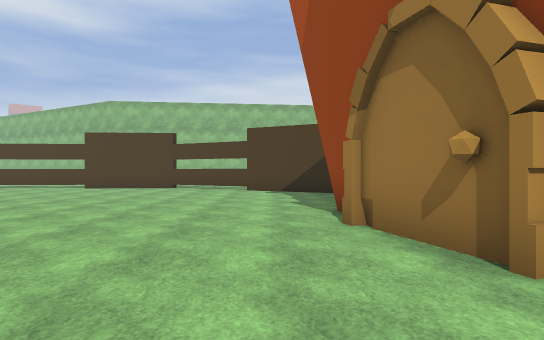
view 1 (above)

19 first-person views from a walk through a level from a Godot 3-D game. The camera is 1.4 m above the floor, looks level and sees 75° across. The floor is counted in squares, 2 m on a side. Each view is taken from the middle of a square. On the plan, view 1 faces up. The plan holds only what a view shows up to about 11 squares ahead; the rest is blank. The place goes on beyond the plan. Flat picture figures and markers are not drawn. Characters and animated objects are not drawn. Some surface patterns are stand-ins.

view 2
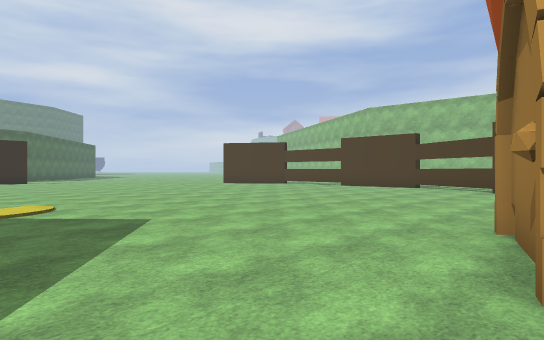

view 3
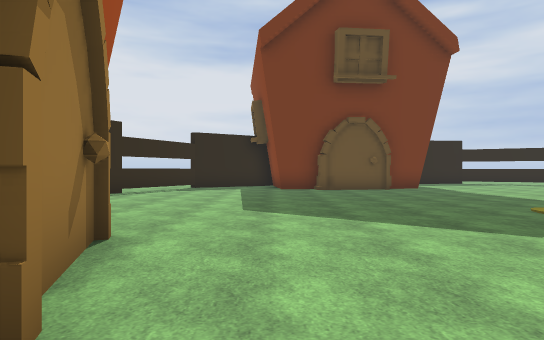

view 4
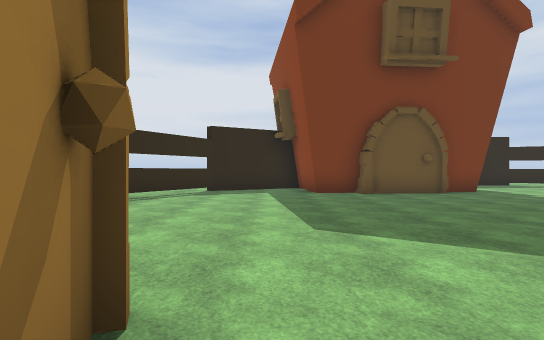

view 5
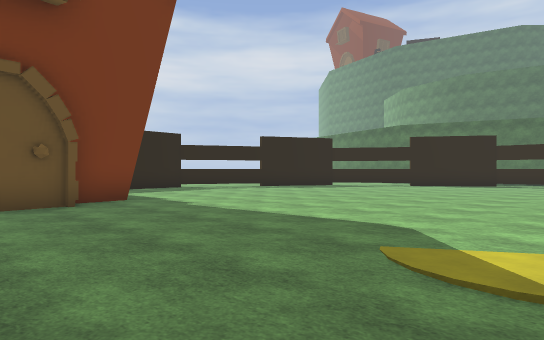

view 6
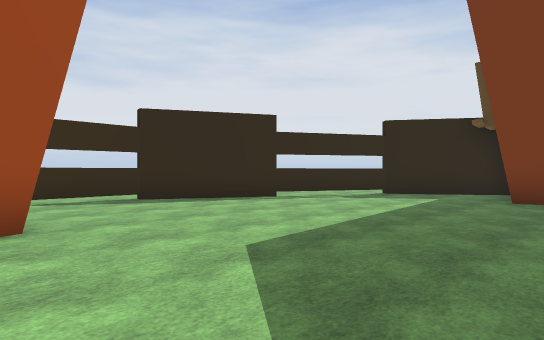

view 7
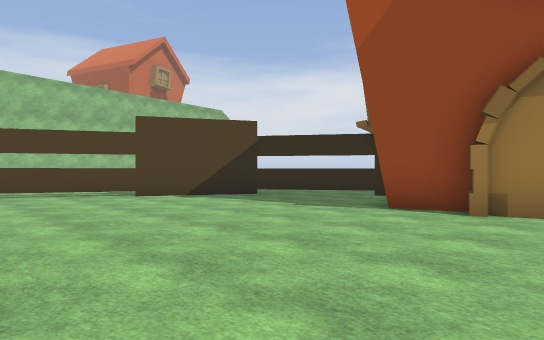

view 8
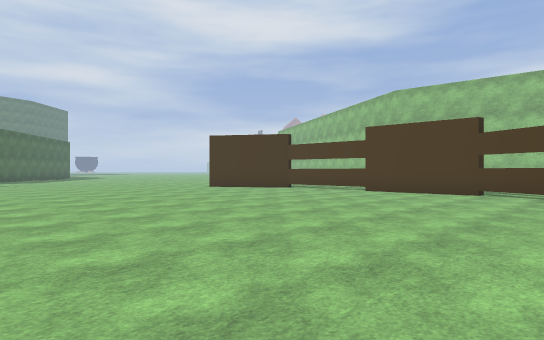

view 9
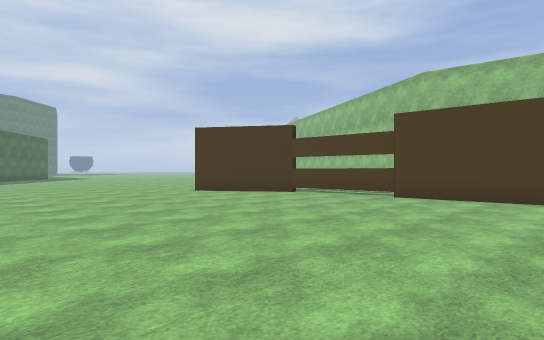

view 10
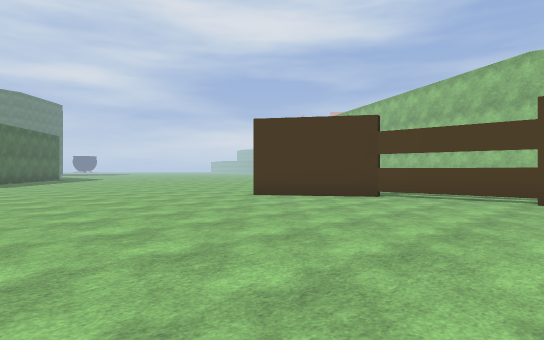

view 11
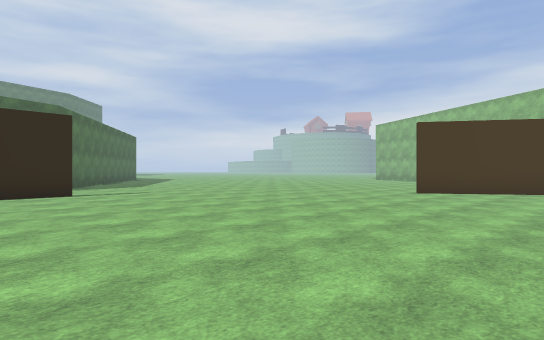

view 12
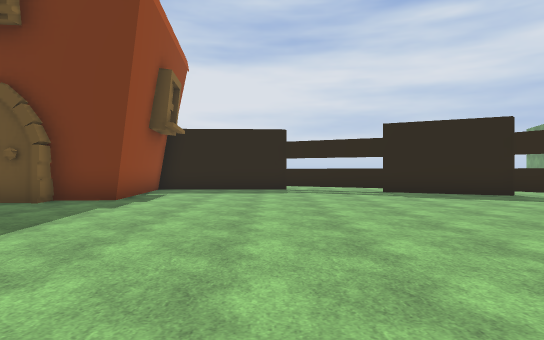

view 13
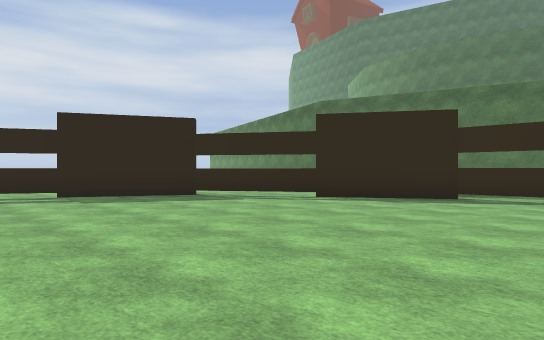

view 14
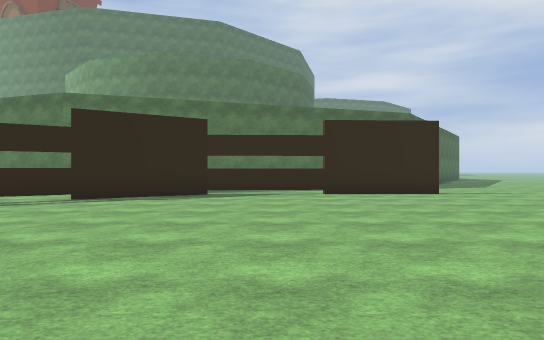

view 15
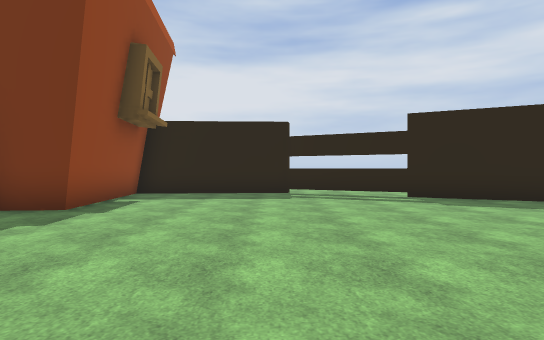

view 16
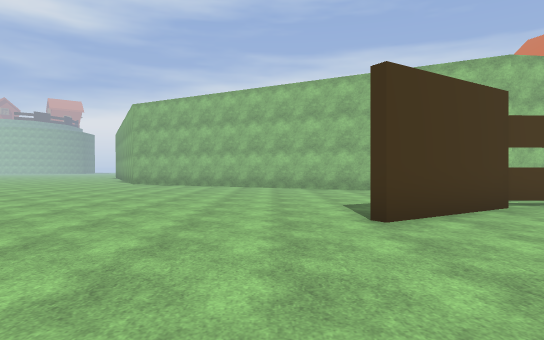

view 17
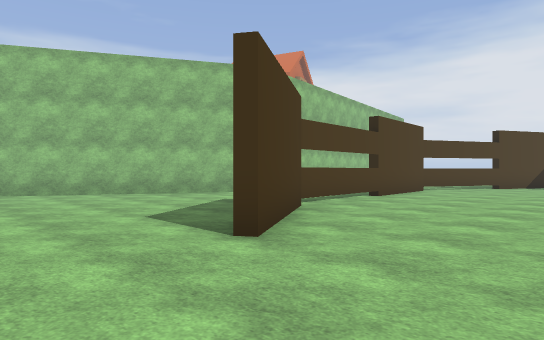

view 18
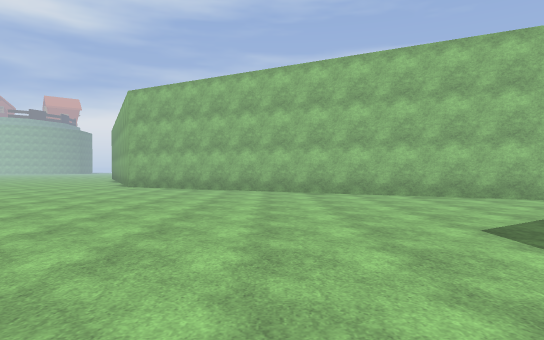

view 19
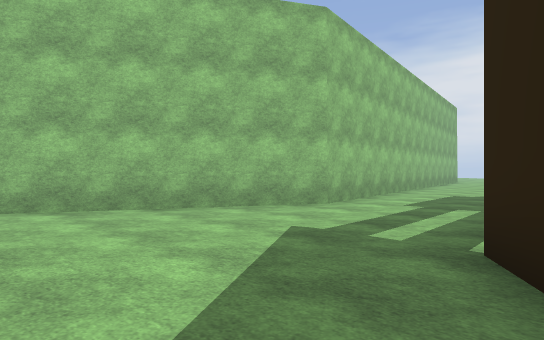

### Floor plan
Key: @ floor where view 1 was taken; # wall or solid block; . floor; T thing the floor can be seen under or through.
Columns run from 20 left of view 1 to 6 right of it. Each row starts with its distance up from view 1.
 21 .....###
 20 .......###
 19 .........###
 18 ...........#######
 17 ..................
 16 ...................
 15 ...................
 14 .........#TTTTTTTT..
 13 ........##.......TTT
 12  ......##..........T##
 11   ...................###
 10   .....................#
  9    ....................##
  8   ......................#
  7 .......................
  6 .....................#
  5 .....................##
  4 .#....................#
  3  #....................##
  2  #.....................#
  1  #........ ...............
  0 .#..................@.....#
 -1 .#........................#
 -2 .#........................#
 -3 .#.......................##
 -4  ##......................#
 -5   T ....................##
 -6   .T....................#.
 -7 #..TT..........######..##.
 -8 # ..T..........#    #.##.
 -9 #   ###........#    ###
-10       ###......#    #
-11        .###....#
-12        ...######

Positions as (right, up) in squares from view 1, and headings:
1: (0, 0), facing up
2: (2, 0), facing up-left
3: (0, 6), facing down
4: (1, 4), facing down
5: (-2, 1), facing down-left
6: (-2, 2), facing down-right
7: (-5, 3), facing up-right
8: (-1, 3), facing up-left
9: (-3, 5), facing up-left
10: (-6, 5), facing up-left
11: (-9, 1), facing up-left
12: (-9, 1), facing down
13: (-10, 0), facing down-left
14: (-9, -1), facing left
15: (-9, -1), facing down
16: (-15, 7), facing up
17: (-16, 9), facing up-right
18: (-16, 10), facing up
19: (-14, 13), facing up-right
